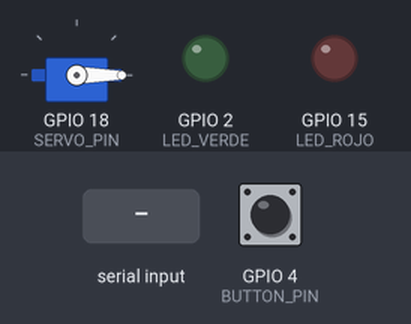
Simulated run of this sketch. Board: ESP32. Shown: servo, output pins drawn as LEDs (lit = HIGH). The inputs (shaded band) are chosen by the test bench; at power-on: GPIO 4 (BUTTON_PIN) HIGH. What the sketch prints to the serial monitor is not drawn.

Above: at 1.7 s.
1.8 s: "VALID\n" received over Serial
At 3.1 s:
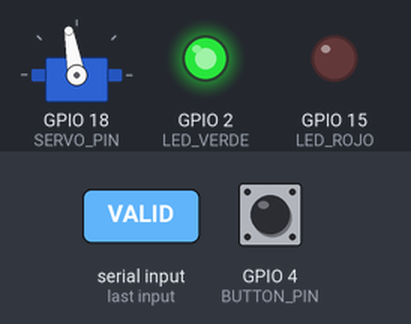
4.8 s: "INVALID\n" received over Serial
At 5.3 s:
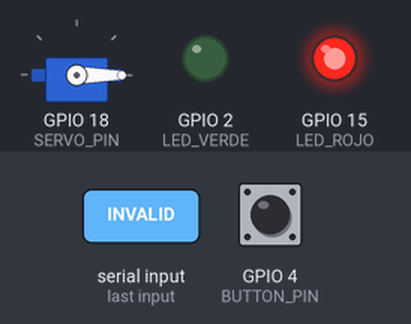
Timing chart, 0 to 7.8 s (numbered marks = the images above; inputs shaded):
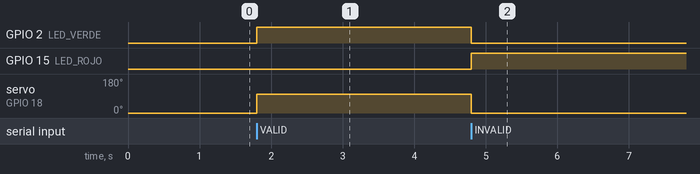

The sketch:

c_digo_arduino.ino
```cpp
#include <ESP32Servo.h>

const int BUTTON_PIN = 4;
const int LED_VERDE = 2;
const int LED_ROJO = 15;
const int SERVO_PIN = 18;

Servo servo;
unsigned long lastPress = 0;
const unsigned long debounce = 300;

// Variables para temporizador de servo
unsigned long servoOpenTime = 0;
const unsigned long servoDelay = 5000; // 5 segundos abierto

void setup() {
  Serial.begin(115200);
  delay(500);

  pinMode(BUTTON_PIN, INPUT_PULLUP);
  pinMode(LED_VERDE, OUTPUT);
  pinMode(LED_ROJO, OUTPUT);

  servo.attach(SERVO_PIN);
  servo.write(0); // Torniquete cerrado

  apagarLED();
  Serial.println("ESP32 listo. Esperando botón...");
}

void loop() {
  verificarBoton();
  verificarSerial();
  verificarServoTimer(); // 👈 nuevo
}

void verificarBoton() {
  int readButton = digitalRead(BUTTON_PIN);
  if (readButton == LOW) {
    unsigned long now = millis();
    if (now - lastPress > debounce) {
      Serial.println("START");
      lastPress = now;
    }
  }
}

void verificarSerial() {
  if (Serial.available()) {
    String cmd = Serial.readStringUntil('\n');
    cmd.trim();

    if (cmd == "VALID") {
      encenderVerde();
    } else if (cmd == "INVALID") {
      encenderRojo();
    }
  }
}

void encenderVerde() {
  digitalWrite(LED_VERDE, HIGH);
  digitalWrite(LED_ROJO, LOW);
  servo.write(100); // Torniquete abierto
  servoOpenTime = millis(); // 👈 guarda el tiempo de apertura
}

void encenderRojo() {
  digitalWrite(LED_VERDE, LOW);
  digitalWrite(LED_ROJO, HIGH);
  servo.write(0); // Torniquete cerrado
  servoOpenTime = 0; // 👈 cancela temporizador
}

void verificarServoTimer() {
  if (servoOpenTime > 0 && millis() - servoOpenTime >= servoDelay) {
    // Ya pasaron 5 segundos → cerrar
    servo.write(0);
    apagarLED();
    servoOpenTime = 0;
    Serial.println("Servo regresó automáticamente a cerrado.");
  }
}

void apagarLED() {
  digitalWrite(LED_VERDE, LOW);
  digitalWrite(LED_ROJO, LOW);
}
```

Measured:
- after the input at 1.8 s, GPIO 2 (LED_VERDE): LOW → HIGH at once; servo on GPIO 18 (SERVO_PIN): 0° → 100° at once
- after the input at 4.8 s, GPIO 2 (LED_VERDE): HIGH → LOW after 0.00 s instead of 2.0 s; GPIO 15 (LED_ROJO): LOW → HIGH at once; servo on GPIO 18 (SERVO_PIN): 100° → 0° after 0.00 s instead of 2.0 s
